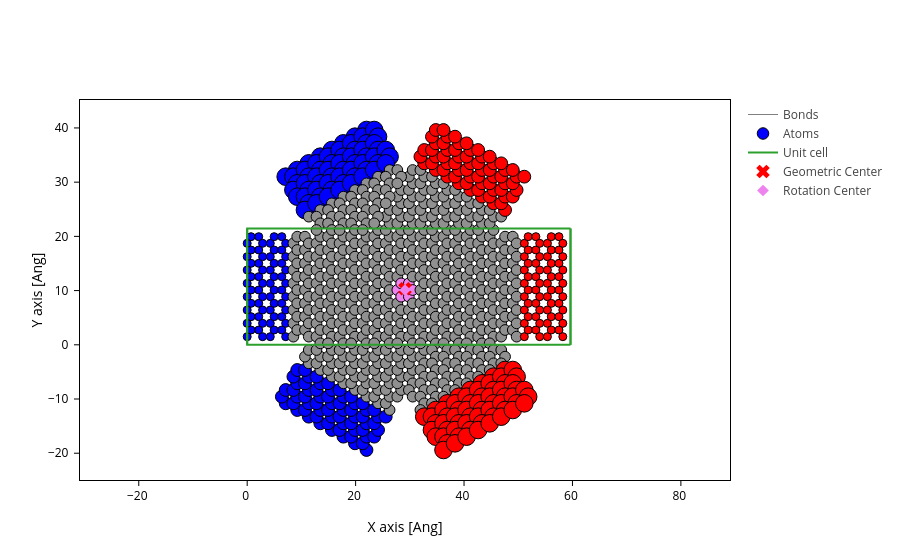

Here is the notebook cell this chart was saved with:
### Markdown cell above
# Make and plot reduced device

### Code cell
device, lr_idx = build_reduced_device(ribbon, electrode, repeat=3)

# print(ribbon.nsc)
# print(device.nsc)
# print(hamiltonian(device).nsc)

# plotting
atoms_style = mark_electrode(lr_idx)

# print(f"num atoms: {len(device)}")
plot_with_center(device, atoms_style=atoms_style)

### Figure 1 — Plotly figure (JSON) as saved in the notebook; plotly's stock layout.template omitted (floating-point values rounded to 4 significant figures; data arrays with more than 128 entries replaced by an {"elided": "..."} marker saying what was removed)
{"data": [{"line": {"color": "gray", "width": 1}, "meta": {}, "mode": "lines", "name": "Bonds", "opacity": 1, "type": "scatter", "x": {"elided": "29001 float values"}, "y": {"elided": "29001 float values"}}, {"marker": {"color": {"elided": "960 str values"}, "line": {"color": "black", "width": 1}, "opacity": 1, "size": {"elided": "960 float values"}}, "meta": {}, "mode": "markers", "name": "Atoms", "opacity": 1, "type": "scatter", "x": {"elided": "960 float values"}, "y": {"elided": "960 float values"}}, {"meta": {}, "mode": "lines", "name": "Unit cell", "type": "scatter", "x": [0.0, 0.0, 59.64, 59.64, 0.0, 0.0, NaN, 0.0, 0.0, 0.0, 59.64, 59.64, 0.0, NaN, 59.64, 59.64, NaN, 59.64, 59.64], "y": [0.0, 21.45, 21.45, 21.45, 21.45, 21.45, NaN, 21.45, 0.0, 0.0, 0.0, 0.0, 0.0, NaN, 21.45, 0.0, NaN, 21.45, 0.0]}, {"marker": {"color": "red", "size": 12, "symbol": "x"}, "mode": "markers", "name": "Geometric Center", "type": "scatter", "x": [29.11], "y": [10.35]}, {"marker": {"color": "violet", "size": 9, "symbol": "diamond"}, "mode": "markers", "name": "Rotation Center", "type": "scatter", "x": [29.11], "y": [10.11]}], "layout": {"scene": {"aspectmode": "data", "xaxis": {"title": {"text": "X axis [Ang]"}}, "yaxis": {"title": {"text": "Y axis [Ang]"}}}, "xaxis": {"scaleanchor": "y", "scaleratio": 1, "title": {"text": "X axis [Ang]"}}, "yaxis": {"title": {"text": "Y axis [Ang]"}}}}
